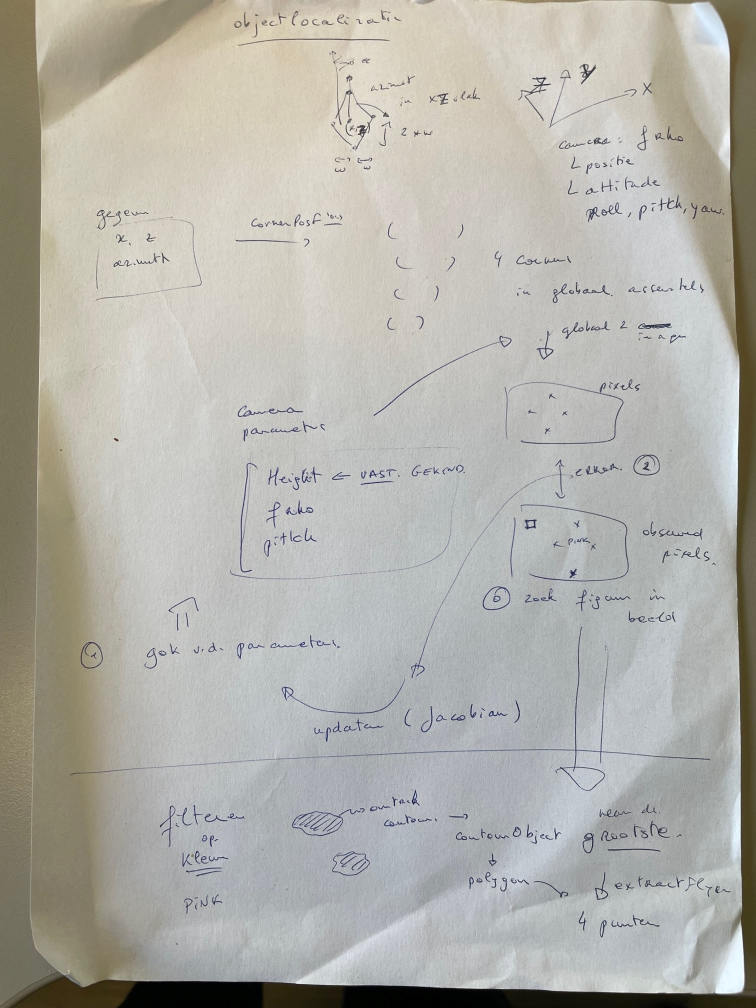
#> input picture rsPython-main/rsImaging/rsTracking/objectlocalisatie met camera.jpg, 1512 x 2016 px, given in place of LegoBricks - medium - ROI red.jpg, which was not available (shown at 1/2 size)
$ python GradientsWithSobel.py   (older library calls are emulated)
#> lines starting #> are read from the running program, lines starting #| are printed output that depends on the picture; after the words box and inside, x2 and y2 are one past the last pixel; in counts of white or black regions, pixels touching at a corner belong together; pictures that were not available may be replaced by others from this repository, and a replacement may not be noted
### rsPython-main/rsImaging/ImageUtils.py
# -*- coding: utf-8 -*-
"""
ImageUtils.py

General utility functions for images: colors and opening image files

@author: Jan Lemeire, VUB
Created on Mon Mar 16 2020
"""
import cv2
from enum import Enum
import numpy as np
import collections

###### COLORS ######

ranges_lower = {}
ranges_upper = {}

class Color(Enum):
    BLUE = 0
    RED = 1
    GREEN = 2
    ORANGE = 3
    PINK = 9
    YELLOW = 8
    BROWN = 4
    BLACK = 5
    WHITE = 6
    GRAY = 7
    CHROMATIC = 10
    NONCHROMATIC = 11

    def rangeLower(self):
        return ranges_lower[self]
    def rangeUpper(self):
        return ranges_upper[self]

char2color = {}
char2color['b'] = Color.BLUE
char2color['r'] = Color.RED
char2color['g'] = Color.GREEN
char2color['o'] = Color.ORANGE
char2color['p'] = Color.PINK
char2color['y'] = Color.YELLOW
char2color['u'] = Color.BROWN
char2color['k'] = Color.BLACK
char2color['w'] = Color.WHITE
char2color['a'] = Color.GRAY
char2color['c'] = Color.CHROMATIC
char2color['n'] = Color.NONCHROMATIC

def char2Color(c):
    return char2color[c] if c in char2color.keys() else None

# chromatic
ranges_lower[Color.RED] =  np.array([168,119,0])
ranges_upper[Color.RED] = np.array([6,255,255])
ranges_lower[Color.BROWN] =  np.array([147,49,38])
ranges_upper[Color.BROWN] = np.array([6,119,199])

ranges_lower[Color.ORANGE] =  np.array([5,132,133])
ranges_upper[Color.ORANGE] = np.array([17,256,256])

#ranges_lower[Color.PINK] =  np.array([166,145,126])
ranges_lower[Color.PINK] =  np.array([166,79,111])
ranges_upper[Color.PINK] = np.array([3,256,256])

ranges_lower[Color.YELLOW] =  np.array([12,98,22])
ranges_upper[Color.YELLOW] = np.array([25,255,255])

ranges_lower[Color.GREEN] =  np.array([25,36,0])
ranges_upper[Color.GREEN] = np.array([44,255,255])

ranges_lower[Color.BLUE] = np.array([52,60,78])
ranges_upper[Color.BLUE] = np.array([132,255,255])

ranges_lower[Color.BLACK] = np.array([0,0,0])
ranges_upper[Color.BLACK] = np.array([148,62,75])

ranges_lower[Color.WHITE] = np.array([0,0,0])
ranges_upper[Color.WHITE] = np.array([256,256,90]) # low v-component

ranges_lower[Color.GRAY] = np.array([0,0,59])
ranges_upper[Color.GRAY] = np.array([256,80,140])

ranges_lower[Color.CHROMATIC] = np.array([0,50,0]) # S > 49   - in fact we should also limit V!!
ranges_upper[Color.CHROMATIC] = np.array([256,256,256])

ranges_lower[Color.NONCHROMATIC] = np.array([0,0,0])
ranges_upper[Color.NONCHROMATIC] = np.array([256,49,256])


def show_histogram(img, components:str='HSV', mask=None, name:str='HSV of image'):
    from matplotlib import pyplot as plt, colors

    print('+ + + '+name+' + + +')
    plt.figure(name)
    line_colors = ('r', 'k', colors.CSS4_COLORS['gray'])

    _legend = []
    _max = 0
    for i in range(0, len(components)):
        hist = cv2.calcHist([img], [i], mask, histSize = [256], ranges = [0, 256])
        _max = max(maxNonZeroBin(hist), _max)
        plt.plot(hist, color=line_colors[i])
        _legend.append(components[i])
    plt.xlim([0, _max])
    plt.legend(_legend)
    plt.show()

def maxNonZeroBin(hist):
    for i in range(len(hist)-1, -1, -1):
        if hist[i] > 0:
            return i
    return 0

def tenPctBin(hist, pct:float=0.1):
    total = sum(hist)[0]
    threshold = pct * total
    _sum = 0
    for i in range(len(hist)-1, -1, -1):
        _sum += hist[i][0]
        if _sum > threshold:
            return i
    return i

def valTenPctBin(hist, pct:float=0.1):
    idx = tenPctBin(hist, pct=pct)
    return hist[idx][0]

# [12 lines left out: function show_HSV_histogram, not called in this run]

###### DRAWING ######
def isList(var):
    return isinstance(var, (collections.Sequence, np.ndarray))

# [46 lines left out: functions drawPoints, selectAndOpenImageFile, selectExistingFile, selectNewFile, not called in this run]


class Input(Enum):
    GIVEN_FILE = 0
    CHOOSE_FILE = 1
    CURRENT_FILE = 2
    USB_CAMERA = 3
    PI_CAM = 4


# [25 lines left out: functions getImage, resizeImage, not called in this run]
################ #### ################

### rsPython-main/rsImaging/GradientsWithSobel.py
# -*- coding: utf-8 -*-
"""
GradientsWithSobel.py

Created on 23 Feb 2022

@author: Jan Lemeire
"""

import cv2

# image
img= None
img_HSV= None
img_gray = None
img_comp = None
img_gradient = None

# parameters
blur_radius = 0
scale = 1
delta = 0
ksize=3
ddepth = cv2.CV_16S

gradient_threshold = 0.1

def setImage(image):
    global img, img_HSV, img_gray, img_comp, img_gradient
    img = image
    img_HSV = cv2.cvtColor(img, cv2.COLOR_BGR2HSV)
    img_gray = cv2.cvtColor(img, cv2.COLOR_BGR2GRAY)
    img_comp = None
    img_gradient = None

def chooseComponent(comp:str): # r, g, b, h, s, v, a (gray)
    global img, img_HSV, img_gray, img_comp
    if comp == 'r':
        img_comp = img[:, :, 2]
    elif comp == 'g':
        img_comp = img[:, :, 1]
    elif comp == 'b':
        img_comp = img[:, :, 0]
    elif comp == 'h':
        img_comp = img_HSV[:, :, 0]
    elif comp == 's':
        img_comp = img_HSV[:, :, 1]
    elif comp == 'v':
        img_comp = img_HSV[:, :, 2]
    elif comp == 'a':
        img_comp = img_gray
    else:
        print('Wrong component value '+str(comp)+'. Should be one of r, g, b, h, s, v, a (gray).')
    return img_comp

def gradientOfComponent(comp):
     global img_comp, img_gradient, blur_radius, ddepth, ksize, scale, delta
     print(' ******* component '+comp+' **************')
     if img_comp is None:
         chooseComponent(comp)

     img_blur = cv2.blur(img_comp, (blur_radius,blur_radius), 0) if blur_radius > 1 else img_comp

     grad_x = cv2.Sobel(img_blur, ddepth, 1, 0, ksize=ksize, scale=scale, delta=delta, borderType=cv2.BORDER_DEFAULT)
     # Gradient-Y
     # grad_y = cv.Scharr(gray,ddepth,0,1)
     grad_y = cv2.Sobel(img_blur, ddepth, 0, 1, ksize=ksize, scale=scale, delta=delta, borderType=cv2.BORDER_DEFAULT)

     abs_grad_x = cv2.convertScaleAbs(grad_x)
     abs_grad_y = cv2.convertScaleAbs(grad_y)
     img_gradient = cv2.addWeighted(abs_grad_x, 0.5, abs_grad_y, 0.5, 0)
     return img_gradient

################ analysis with GUI ################
def analyzeGradients(image, file_name, comp = 'h', showOriginalImage = True):
    global img, img_HSV, img_gray, img_comp, img_gradient, gradient_threshold

    setImage(image)

    print('** Test Gradients with the Sobel Filter **')
    print('Choose component: r, g, b, h, s, v, a (gray)')
    print('Press q to quit')


    ################ GUI ################
    windows_component = 'ImageComponent'
    window_sobel = 'Sobeled image'
    windows_threshold_gradient = 'Threshold gradient'

    cv2.namedWindow(windows_component, cv2.WINDOW_NORMAL)
    cv2.namedWindow(window_sobel)
    cv2.namedWindow(windows_threshold_gradient, cv2.WINDOW_NORMAL)

    height, width = img.shape[:2]
    img_size =  height *  width


    def showGradient():
        import ImageUtils
        cv2.imshow(window_sobel, img_gradient)

        hist_gradient = cv2.calcHist([img_gradient], [0], None, histSize = [256], ranges = [0, 256])
        # max, total, 10%
        tenpctval = ImageUtils.tenPctBin(hist_gradient, pct = gradient_threshold)
        print(str(tenpctval)+".")
        mask_threshold = cv2.inRange(img_gradient, (tenpctval), (256))

        img_masked = cv2.bitwise_and(img,img, mask= mask_threshold)
        cv2.imshow(windows_threshold_gradient, img_masked)
        cv2.setWindowTitle(windows_threshold_gradient, 'Thresholded gradient of '+comp+' at '+str(int(gradient_threshold*100))+' pct')

        ImageUtils.show_histogram(img_gradient, components=comp, mask = mask_threshold, name = 'Histogram of gradient')

        if False:
            import Contours
            # contour of gradient
            contours = cv2.findContours(img_gradient, cv2.RETR_EXTERNAL, cv2.CHAIN_APPROX_NONE)
            minimalSize = 500
            contourObjects = Contours.contours2contourObjects(contours, color = comp, contourFilter = Contours.createSizeContourFilter(minimalSize))

            Contours.printContourObjects(contourObjects)
            Contours.drawContourObjects(img, contourObjects)
            cv2.imshow(window_image, img)

            # [6 lines of commented-out code are left out]


    # [22 lines left out: function on_click_show_pixel, not called in this run]
    if showOriginalImage:
        window_image = 'Original image'
        cv2.namedWindow(window_image, cv2.WINDOW_NORMAL)
        cv2.imshow(window_image, img)
        cv2.setWindowTitle(window_image, 'Image '+file_name)
        cv2.setMouseCallback(window_image, on_click_show_pixel)


    img_comp = chooseComponent(comp)
    cv2.imshow(windows_component, img_comp)
    cv2.setWindowTitle(windows_component, 'Component '+comp)

    gradientOfComponent(comp)
    showGradient()

    while True:
        key = cv2.waitKey()
        if key > 0:
           try:
                c = chr(key)
               # print("key = "+str(key)+" char = "+c)

                if c == 'q' or key==27:
                    break
           #     if c == 'x' or key == ord('x') or key == 112:
           #         print('Lower HSV range: ['+str(low_H)+','+str(low_S)+','+str(low_V)+']')
           #         print('Higher HSV range: ['+str(high_H)+','+str(high_S)+','+str(high_V)+']')

                if c == '2':
                    ImageUtils.show_HSV_histogram(img_HSV, name='HSV') # mask=mask_threshold,

                if c == '3':
                    import CannyEdge
                    CannyEdge.analyzeCannyEdge(img, img_file)

       #         if c == '7' or c == '8':

                if c in 'rgbhsva':
                    comp = c
                    img_comp = chooseComponent(c)
                    cv2.setWindowTitle(windows_component, 'Component '+comp)
                    cv2.imshow(windows_component, img_comp)
                    gradientOfComponent(comp)
                    showGradient()
                if c == '+' or c == '=':
                    gradient_threshold += 0.02;
                    print('Gradient threshold set at '+str(gradient_threshold)+': ', end='')
                    showGradient()

                if c == '-' or c == '_':
                    gradient_threshold -= 0.02;
                    print('Gradient threshold set at '+str(gradient_threshold)+': ', end='')
                    showGradient()

                if c == '9': # reset
                    cv2.imshow(window_image, img)


           except Exception as e:
               print('Error with key '+ chr(key)+': '+ str(e))

    if showOriginalImage:
        cv2.destroyWindow(window_image)
    cv2.destroyWindow(windows_component)
    cv2.destroyWindow(window_sobel)
    cv2.destroyWindow(windows_threshold_gradient)

################ MAIN ################
if __name__== "__main__":
    import ImageUtils

# [4 lines of commented-out code are left out]
    img_file = 'D:/references/vision/lego brick images/details/LegoBricks - medium - ROI red.jpg'
    #img_file = 'D:/references/vision/lego brick images/lego-bricks-1x1-3d.jpg'
    img=cv2.imread(img_file)
#> img is the input picture: shape (2016, 1512, 3); mean B, G, R 170, 176.8, 177.9

    height, width = img.shape[:2]
    print("Image of "+str(width) +" x "+str(height)+": "+str(width * height)+" pixels.")
#| Image of 1512 x 2016: 3048192 pixels.

    if True:
        analyzeGradients(img, img_file)
#> in chooseComponent, `img_comp = img_HSV[:, :, 0]`:
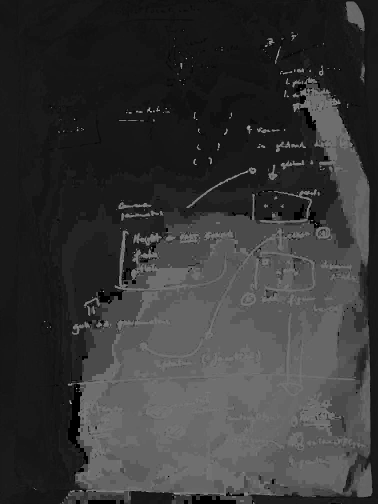
#> img_comp: shape (2016, 1512) (shown at 1/4 size); min 0, max 177, mean 54.2
#> in gradientOfComponent, `grad_x = cv2.Sobel(img_blur, ddepth, 1, 0, ksize=ksize, scale=scale, d..`:
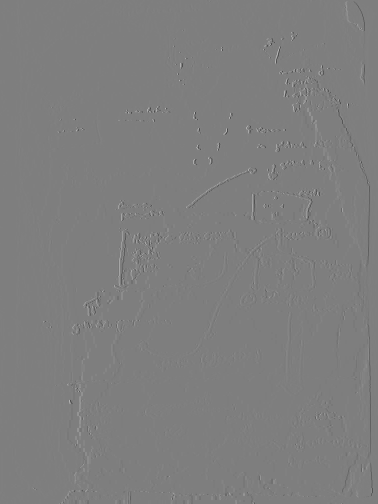
#> grad_x: shape (2016, 1512) int16 (shown at 1/4 size); min -701, max 708, mean 0; drawn with min black and max white
#> in gradientOfComponent, `img_gradient = cv2.addWeighted(abs_grad_x, 0.5, abs_grad_y, 0.5, 0)`:
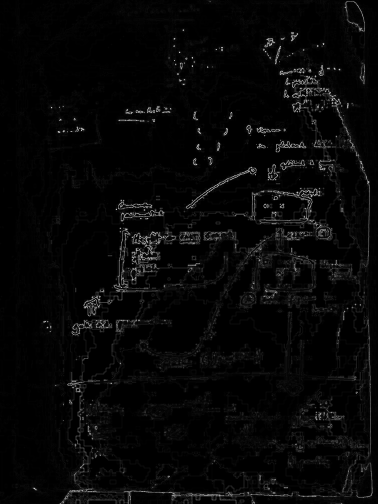
#> img_gradient: shape (2016, 1512) (shown at 1/4 size); min 0, max 255, mean 6.8
#> in showGradient, `hist_gradient = cv2.calcHist([img_gradient], [0], None, histSize = [25..`: hist_gradient = 256 values, max 2075172 at index 0, min 3 at index 243, mean 11907
#> in tenPctBin, `total = sum(hist)[0]`: total = 3048192
#> in tenPctBin, `threshold = pct * total`: threshold = 304819.2
#> the loop in tenPctBin, `for i in range(len(hist)-1, -1, -1):` made 240 passes
#> i on passes 1 to 3: 255, 254, 253
#> in showGradient, `tenpctval = ImageUtils.tenPctBin(hist_gradient, pct = gradient_thresho..`: tenpctval = 16
#| 16.
#> in showGradient, `mask_threshold = cv2.inRange(img_gradient, (tenpctval), (256))`:
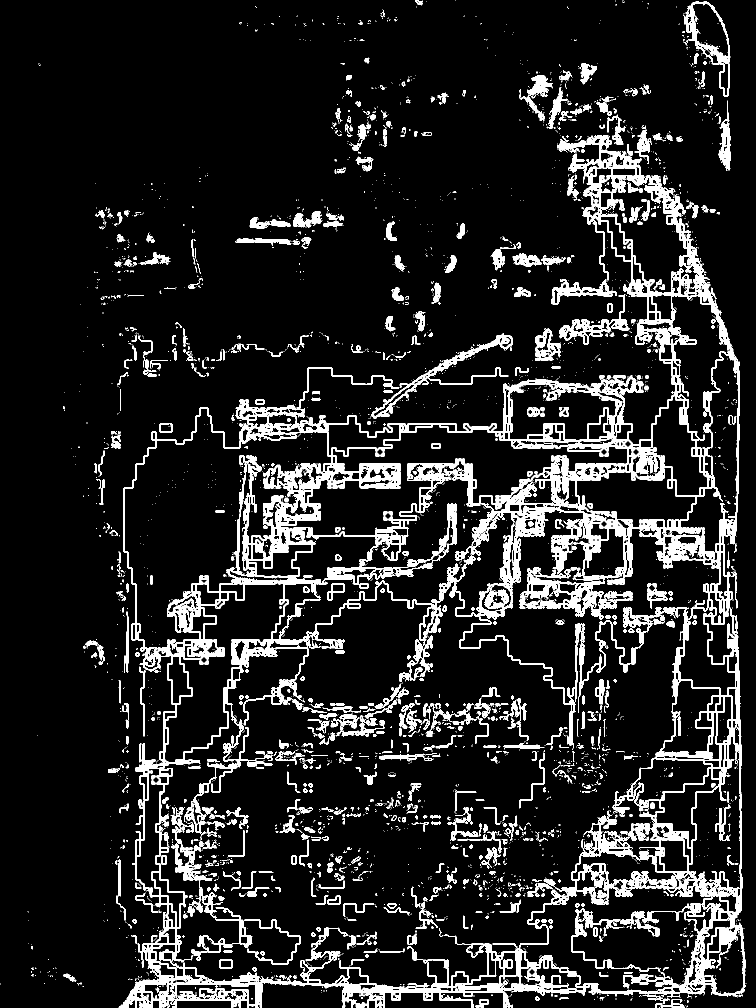
#> mask_threshold: shape (2016, 1512) (shown at 1/2 size); 10.2% white; 4144 white regions (3401 under 20 px), largest, box (x1, y1, x2, y2) and area: (237, 270, 1492, 2016) 203190, (742, 667, 1026, 837) 3834, (744, 1007, 913, 1159) 2629
#> in showGradient, `img_masked = cv2.bitwise_and(img,img, mask= mask_threshold)`:
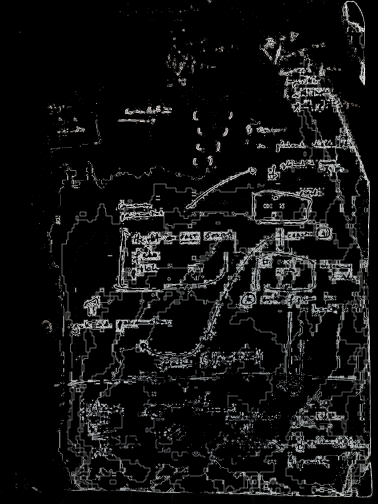
#> img_masked: shape (2016, 1512, 3) (shown at 1/4 size); mean B, G, R 18, 18, 17.8
#> in show_histogram, `plt.show()`:
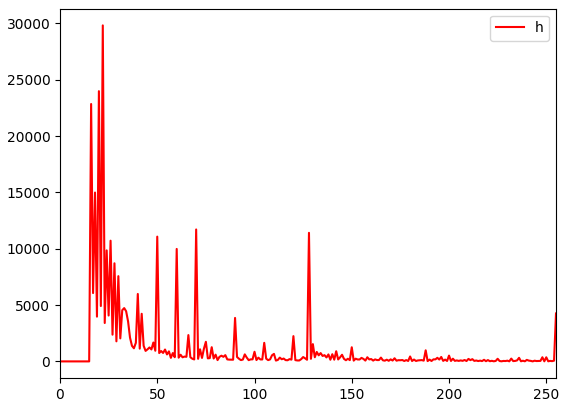
#> figure drawn by matplotlib, 1 panel; curve peaks at x = 22, y = 29818
#> (key x is pressed here)
    else:
        setImage(img)
        comp = 'v'
        chooseComponent(comp)
        gradientOfComponent(comp)
        ImageUtils.show_histogram(img_gradient, components=comp, name = 'Histogram of gradient of '+comp)
        # retain high gradient
        gradient_threshold = 50
        gradient_max =  256 # 100 #
        mask_threshold = cv2.inRange(img_gradient, gradient_threshold, gradient_max)

        ImageUtils.show_histogram(img_gradient, components=comp, mask = mask_threshold, name = 'Histogram of thresholded gradient on img_gradient of '+comp)
        comp='h'
        ImageUtils.show_histogram(chooseComponent(comp), components=comp, mask = mask_threshold, name = 'Histogram of thresholded gradient on img_comp of '+comp)
       # ImageUtils.show_histogram(img_comp, components=comp, mask = None, name = 'Histogram of thresholded gradient of '+comp)

### #### #### #### ### #### #### #### #### #### #### #### #### #### #### #### #### #### #### #### ### #### #### ###

$ run again, on autonomous pipeline/calibration/testImages/344431282_973754263639031_1761215019822892868_n-2.jpg
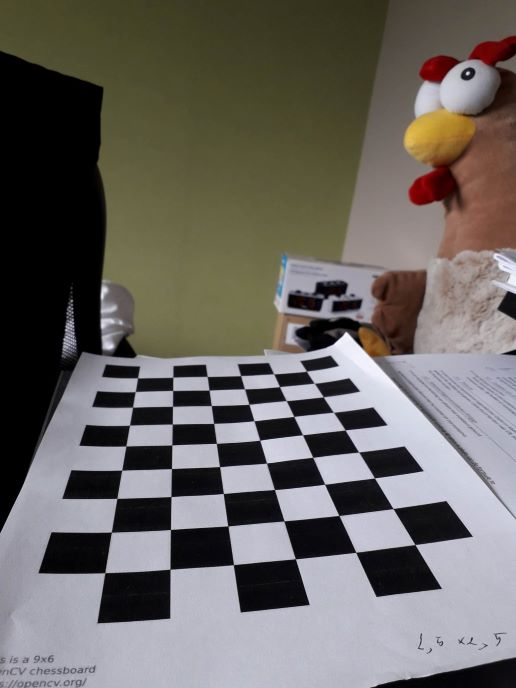
#> input picture autonomous pipeline/calibration/testImages/344431282_973754263639031_1761215019822892868_n-2.jpg, 516 x 688 px, given in place of LegoBricks - medium - ROI red.jpg, which was not available
#> img is the input picture: shape (688, 516, 3); mean B, G, R 98.4, 102.5, 106.5
#| Image of 516 x 688: 355008 pixels.
#> img_HSV: shape (688, 516, 3); mean H, S, V 71, 53.6, 111.6
#> hist_gradient = 256 values, max 225815 at index 0, min 0 at index 243, mean 1386.8
#> total = 355008
#> threshold = 35500.8
#> the loop in tenPctBin, `for i in range(len(hist)-1, -1, -1):` made 244 passes
#> i on passes 1 to 3: 255, 254, 253
#> tenpctval = 12
#| 12.
#> in showGradient, `mask_threshold = cv2.inRange(img_gradient, (tenpctval), (256))`:
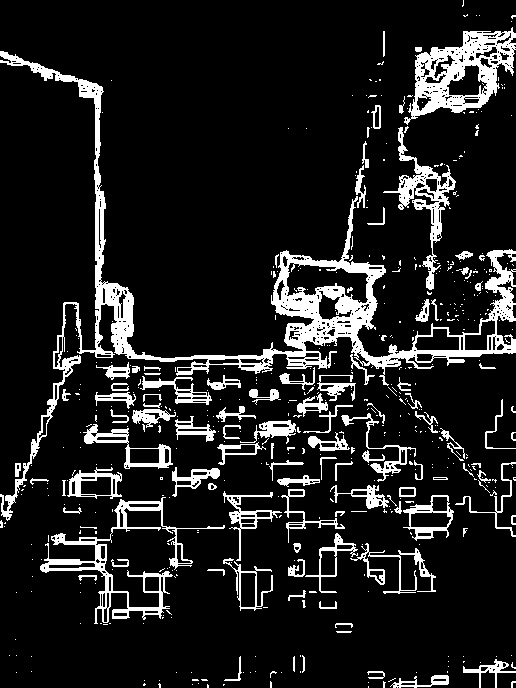
#> mask_threshold: shape (688, 516); 12.2% white; 523 white regions (419 under 20 px), largest, box (x1, y1, x2, y2) and area: (0, 51, 516, 521) 15616, (404, 27, 516, 125) 4405, (40, 497, 225, 624) 3115
#> in show_histogram, `plt.show()`:
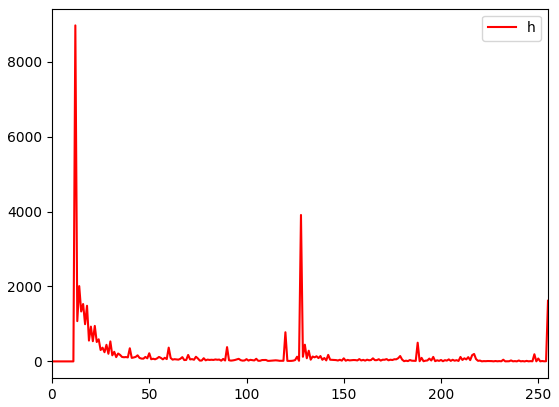
#> figure drawn by matplotlib, 1 panel; curve peaks at x = 12, y = 8968
